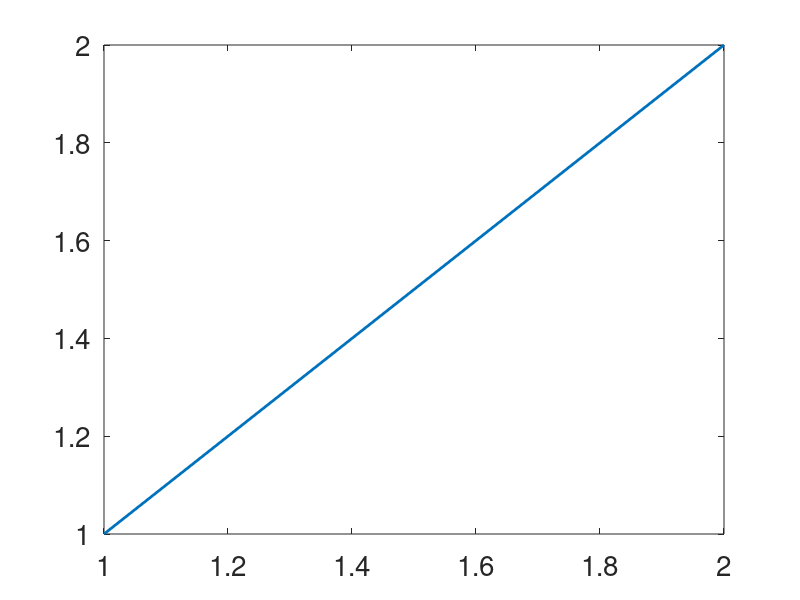
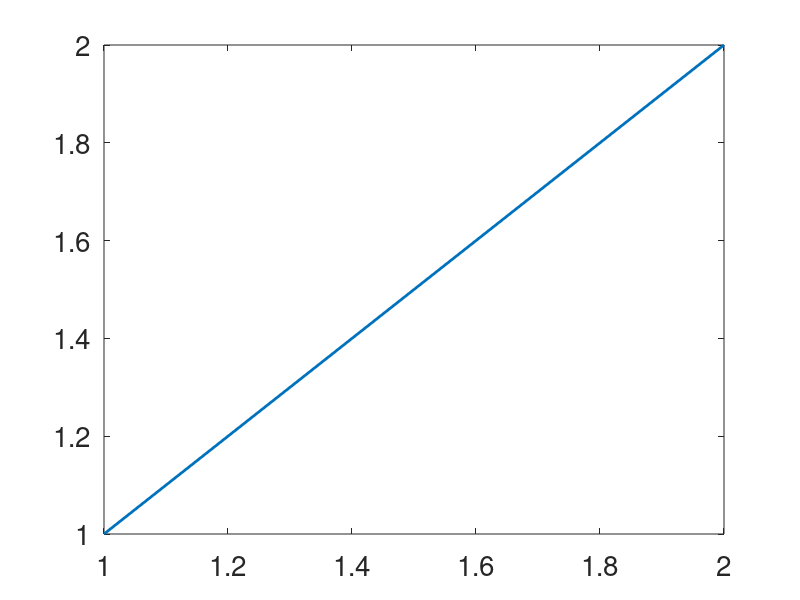

These charts were generated, in order, by the following MATLAB code: (Note: this script raises an error after producing the figures.)
%uplaod data drom drop from c++

clear variables
close all

set(0,'defaultaxesfontsize',20,'defaultaxeslinewidth',.7,'defaultlinelinewidth',2,'defaultpatchlinewidth',.7);

%physical variables
Ca = '0.050000';
lambda = '1.000000';

%options
plotShape = 0;
plotCurv = 0;

%ID
D = '0.020000';
MANYelem = [500 1000 2000 3000 4000 5000];
totLoop = '1';
RK = '1';
CPUs = [1 2];
checkpoint = 1;

figure(1)
plot([1 CPUs(end)],[1 CPUs(end)])
hold on

figure(2)
plot([1 CPUs(end)],[1 CPUs(end)])
hold on

ManyArea = zeros(numel(CPUs),str2double(totLoop)/checkpoint);
ManyV = zeros(numel(CPUs),str2double(totLoop)/checkpoint);
MatrixTime = zeros(1,numel(CPUs));
SolveTime = zeros(1,numel(CPUs));

%path
here = pwd;
path = '~/Documents/C++/drop_extensionalMPI/results/';

for l = 1:numel(MANYelem)
    
    elem = MANYelem(l);
    elem = num2str(elem);

    for i = 1:numel(CPUs)

        dt = '0.010000';

        results = [path 'Ca=' Ca '_lambda=' lambda '_delta=' D '_elem=' elem '_dt=' dt '_loop=' totLoop '_RK=' RK '_CPUs=' num2str(CPUs(i)) ''];
        loop = str2double(totLoop)/checkpoint;
        step = 1;

        display([num2str(i) ' of ' num2str(numel(CPUs))])

        cd(results)
        dt = str2double(dt);

        %get time matrix building
        name = 'BuildMatrix.txt';
        A = importdata(name);
        MatrixTime(i) = A(1,1);

        %get time matrix building
        name = 'SolveMatrix.txt';
        A = importdata(name);
        SolveTime(i) = A(1,1);

    end

%compute speed up from simualtion time
SpeedUpMatrix = MatrixTime(1)./MatrixTime;
SpeedUpSolve = SolveTime(1)./SolveTime;

figure(1)
grid on
plot(CPUs,SpeedUpMatrix,'o-')
xlabel('CPUs')
ylabel('Speed Up')
legend('ideal','500','1000','2000','3000','4000','5000','Location','northwest')
title('SpeedUP matrix building')

figure(2)
grid on
plot(CPUs,SpeedUpSolve,'o-')
xlabel('CPUs')
ylabel('Speed Up')
legend('ideal','500','1000','2000','3000','4000','5000','Location','northwest')
title('SpeedUP matrix solving')

figure(3)
grid on
plot(CPUs,MatrixTime,'o-')
hold on
xlabel('CPUs')
ylabel('Time [ms]')
legend('500','1000','2000','3000','4000','5000','Location','northeast')
title('Time matrix building')

figure(4)
grid on
plot(CPUs,SolveTime,'o-')
hold on
xlabel('CPUs')
ylabel('Time [ms]')
legend('500','1000','2000','3000','4000','5000','Location','northeast')
title('Time matrix solving')

cd(here)

end









